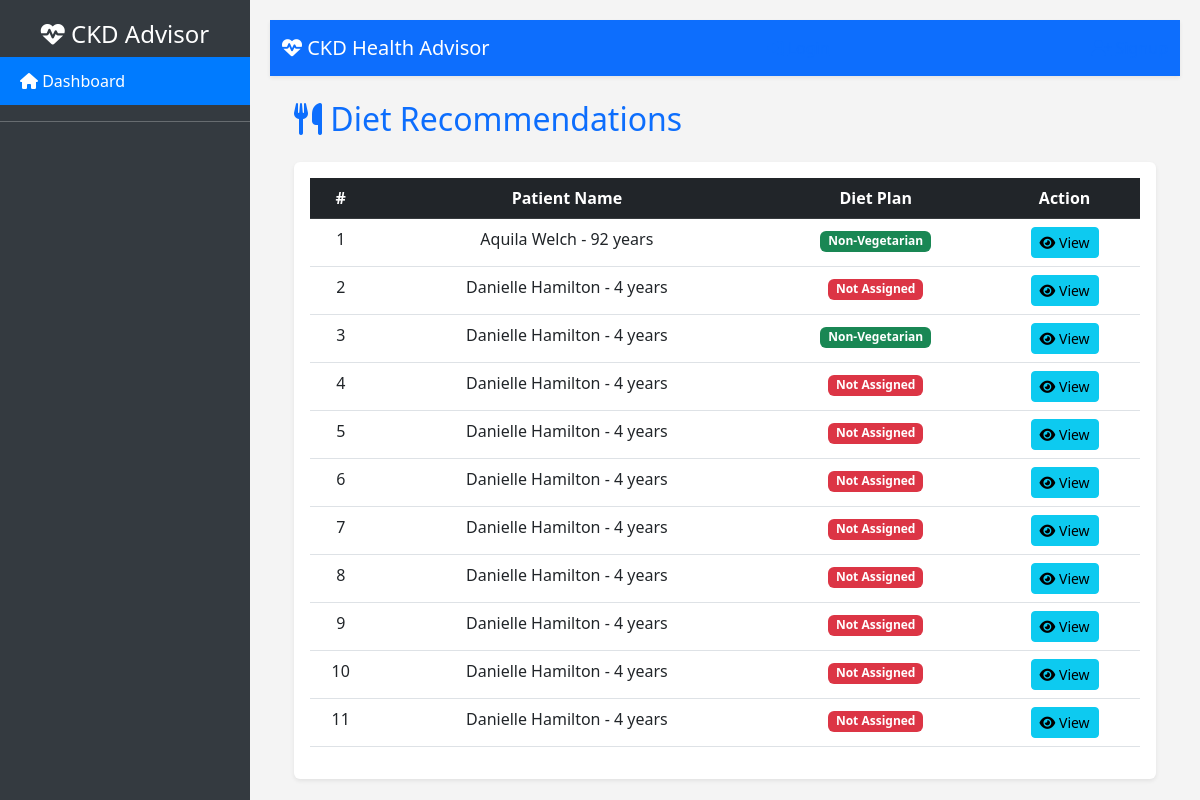
The page /Doctor/diet/ on the database as committed earlier.
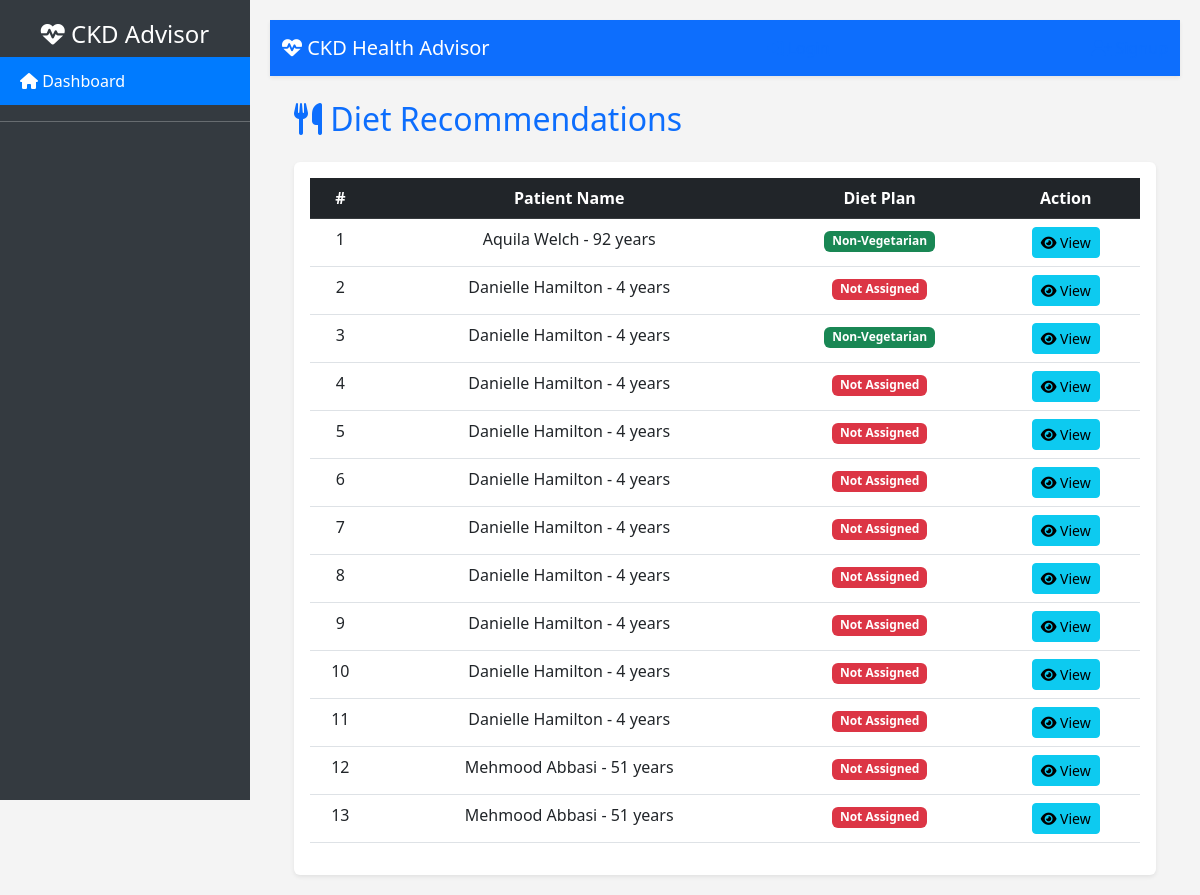
The same page on the database as committed later.
### patient/models.py (models this page shows, shortened)
class Patient(models.Model):
    patient_info = models.ForeignKey(
        PatientInfo,
        on_delete=models.CASCADE,
        related_name="patients"
    )
    age = models.FloatField()
    bp = models.FloatField(verbose_name="Blood Pressure")
    sg = models.FloatField(verbose_name="Specific Gravity")
    al = models.FloatField(verbose_name="Albumin")
    su = models.FloatField(verbose_name="Sugar")
    rbc = models.CharField(max_length=10, verbose_name="Red Blood Cells")
    pc = models.CharField(max_length=10, verbose_name="Pus Cells")
    pcc = models.CharField(max_length=10, verbose_name="Pus Cell Clumps")
    ba = models.CharField(max_length=10, verbose_name="Bacteria")
    bgr = models.FloatField(verbose_name="Blood Glucose Random")
    bu = models.FloatField(verbose_name="Blood Urea")
    sc = models.FloatField(verbose_name="Serum Creatinine")
    sod = models.FloatField(verbose_name="Sodium")
    pot = models.FloatField(verbose_name="Potassium")
    hemo = models.FloatField(verbose_name="Hemoglobin")
    pcv = models.FloatField(verbose_name="Packed Cell Volume")
    wc = models.FloatField(verbose_name="White Blood Cell Count")
    rc = models.FloatField(verbose_name="Red Blood Cell Count")
    htn = models.CharField(max_length=3, verbose_name="Hypertension")
    dm = models.CharField(max_length=3, verbose_name="Diabetes Mellitus")
    cad = models.CharField(max_length=3, verbose_name="Coronary Artery Disease")
    appet = models.CharField(max_length=10, verbose_name="Appetite")
    pe = models.CharField(max_length=3, verbose_name="Pedal Edema")
    ane = models.CharField(max_length=3, verbose_name="Anemia")
    prediction = models.CharField(max_length=50)
    created_at = models.DateTimeField(auto_now_add=True)

class PatientInfo(models.Model):
    user = models.OneToOneField(
        CustomUser,
        on_delete=models.CASCADE,
        related_name="patient_info"
    )
    name = models.CharField(max_length=100)
    father_name = models.CharField(max_length=100)
    age = models.PositiveIntegerField()
    address = models.TextField()
    created_at = models.DateTimeField(auto_now_add=True)
    def __str__(self):
        return f"{self.name} - {self.age} years"

class DietRecommendation(models.Model):
    DIET_CHOICES = [
        ('Vegetarian', 'Vegetarian'),
        ('Non-Vegetarian', 'Non-Vegetarian'),
        ('Vegan', 'Vegan'),
    ]
    patient = models.OneToOneField(
        Patient,
        on_delete=models.CASCADE,
        related_name="diet"
    )
    diet_type = models.CharField(max_length=20, choices=DIET_CHOICES)
    cuisine_style = models.CharField(max_length=100, blank=True, null=True)
    additional_notes = models.TextField(blank=True, null=True)
    recommended_meals = models.TextField(help_text="List recommended meals")
    created_at = models.DateTimeField(auto_now_add=True)

### Doctor/views.py (the view)
# urls.py: path('diet/', DietRecommendationListView.as_view(), name='diet_recommendation_list'),
class DietRecommendationListView(ListView):
    model = Patient
    template_name = "diet/diet_recommendation_list.html"
    context_object_name = "patients"

### templates/diet/diet_recommendation_list.html (shortened to what this page needs)
{% extends "base.html" %}
{% block content %}
<div class="container">
    <h2 class="mb-4 text-primary"><i class="fas fa-utensils"></i> Diet Recommendations</h2>
    <div class="card shadow-sm border-0">
        <div class="card-body">
            <table class="table table-hover text-center">
                <thead class="table-dark">
                    <tr>
                        <th>#</th>
                        <th>Patient Name</th>
                        <th>Diet Plan</th>
                        <th>Action</th>
                    </tr>
                </thead>
                <tbody>
                    {% for patient in patients %}
                    <tr>
                        <td>{{ forloop.counter }}</td>
                        <td>{{ patient.patient_info }}</td>
                        <td>
                            {% if patient.diet %}
                                <span class="badge bg-success">{{ patient.diet.diet_type }}</span>
                            {% else %}
                                <span class="badge bg-danger">Not Assigned</span>
                            {% endif %}
                        </td>
                        <td>
                            <a href="{% url 'diet_recommendation_detail' patient.id %}" class="btn btn-info btn-sm">
                                <i class="fas fa-eye"></i> View
                            </a>
                        </td>
                    </tr>
                    {% empty %}
                    <tr>
                        <td colspan="4" class="text-muted">No diet recommendations available.</td>
                    </tr>
                    {% endfor %}
                </tbody>
            </table>
        </div>
    </div>
</div>
{% endblock %}

Rows that differ between the two databases and show on the page:
added Patient: patient_info "Mehmood Abbasi - 51 years", shows "Not Assigned"
added Patient: patient_info "Mehmood Abbasi - 51 years", shows "Not Assigned"
